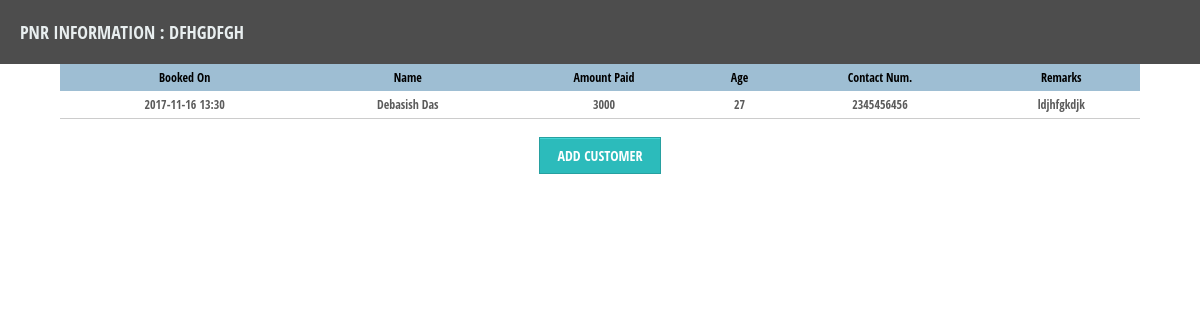
Screenshot of /pnrinfo.php?pnr=dfhgdfgh with the database file from the repository.
### tables this page shows
CREATE TABLE "customers" ("id" INTEGER PRIMARY KEY  NOT NULL ,"name" VARCHAR,"address" VARCHAR,"id_type" VARCHAR,"id_number" VARCHAR,"dob" DATETIME,"age" VARCHAR,"pnr" VARCHAR,"booking_date" DATETIME,"payment_mode" VARCHAR,"paid_amount" DOUBLE,"status" CHAR,"remarks" VARCHAR,"contact_number" VARCHAR,"email" VARCHAR);

### pnrinfo.php (the view, shortened to what this page needs)
<!DOCTYPE html>
<?php
$db= new billerDB();
if (!$db)
{
    echo $db ->lastErrorMsg();
}
 else {
     if(isset($_GET['pnr']))
     {
     $pnrselectsql="select id,name,contact_number,age,booking_date,status,remarks,paid_amount from customers where pnr='".$_GET['pnr']."'";
     $pnrcustcount="select count(*) as CNT from customers where pnr='".$_GET['pnr']."' and status <> 'B'";
     $pnrcustallowed="select capacity from pnr where pnr_num='".$_GET['pnr']."'";
     $pnrselres=$db->query($pnrselectsql);
     $pnrcountres=$db->querySingle($pnrcustcount);
     $custallowedres=$db->querySingle($pnrcustallowed);
?>
<html>
    <head>
        <link rel="stylesheet" href="CSS/components.css">
        <link rel="stylesheet" href="CSS/jquery.datetimepicker.css">
        <link rel="stylesheet" type="text/css" href="CSS/featherlight.css">
    </head>
    <body style="margin: 0px">
        <div class="subwindowheader">PNR Information : <?php echo $_GET['pnr']; ?></div>
    <center>
        <?php
        if($pnrcountres == 0)
        {
            echo ("No Customer(s) booked this PNR");
        }
        else {
            ?>
         <table width="90%" cellspacing="0" cellpadding="0" border="0">
            <tr>
                <th class="th1">Booked On</th>
                <th class="th1">Name</th>
                <th class="th1">Amount Paid</th>
                <th class="th1">Age</th>
                <th class="th1">Contact Num.</th>
                <th class="th1">Remarks</th>
            </tr>
            <?php
            if($pnrselres)
            {
                while($pointer=$pnrselres->fetchArray())
                {
                    echo "<tr>";
                    echo "<td class='td1' align='center'>".$pointer['booking_date']."</td>";
                    echo "<td class='td1' align='center'>".$pointer['name']."</td>";
                    echo "<td class='td1' align='center'>".$pointer['paid_amount']."</td>";
                    echo "<td class='td1' align='center'>".$pointer['age']."</td>";
                    echo "<td class='td1' align='center'>".$pointer['contact_number']."</td>";
                    echo "<td class='td1' align='center'>".$pointer['remarks']."</td>";
                    echo "</tr>";
                }
            }
            ?>
         </table>
             <?php
        }
        if($pnrcountres <= $custallowedres)
        {
        ?>
        <br>
        <a href="addcust.php?pnr=<?php echo $_GET['pnr'];?>" class="noul"><button class="button2"> Add Customer</button></a>
    </center></body>
</html>
        <?php }}} ?>

### CSS/components.css (style rules this page uses)
.noul { text-decoration: none; text-decoration: none !important; }
.subwindowheader { background: #4D4D4D; text-transform: uppercase; font-family: 'Open Sans Condensed', sans-serif; color:#e8eeef; font-size: 18px; font-weight: 100; padding: 20px; }
.button2 { -moz-box-shadow: inset 0px 1px 0px 0px #45D6D6; -webkit-box-shadow: inset 0px 1px 0px 0px #45D6D6; box-shadow: inset 0px 1px 0px 0px #45D6D6; background-color: #2CBBBB; border: 1px solid #27A0A0; display: inline-block; cursor: pointer; color: #FFFFFF; font-family: 'Open Sans Condensed', sans-serif; font-size: 14px; padding: 8px 18px; text-decoration: none; text-transform: uppercase; z-index: 3; }
.th1 { background-color: #9ebed3; padding:5px; font-family: 'Open Sans Condensed', sans-serif; font-size: 12px; color: black; text-align: center; }
.td1 { padding:5px; font-family: 'Open Sans Condensed', sans-serif; font-size: 12px; color: #5b5b5b; border-bottom: solid #cccccc 1px; }

### rows the page displays
customers: booking_date "2017-11-16 13:30", name "Debasish Das", paid_amount "3000", age "27", contact_number "2345456456", remarks "ldjhfgkdjk"

### other values shown
$_GET['pnr'] "DFHGDFGH"
